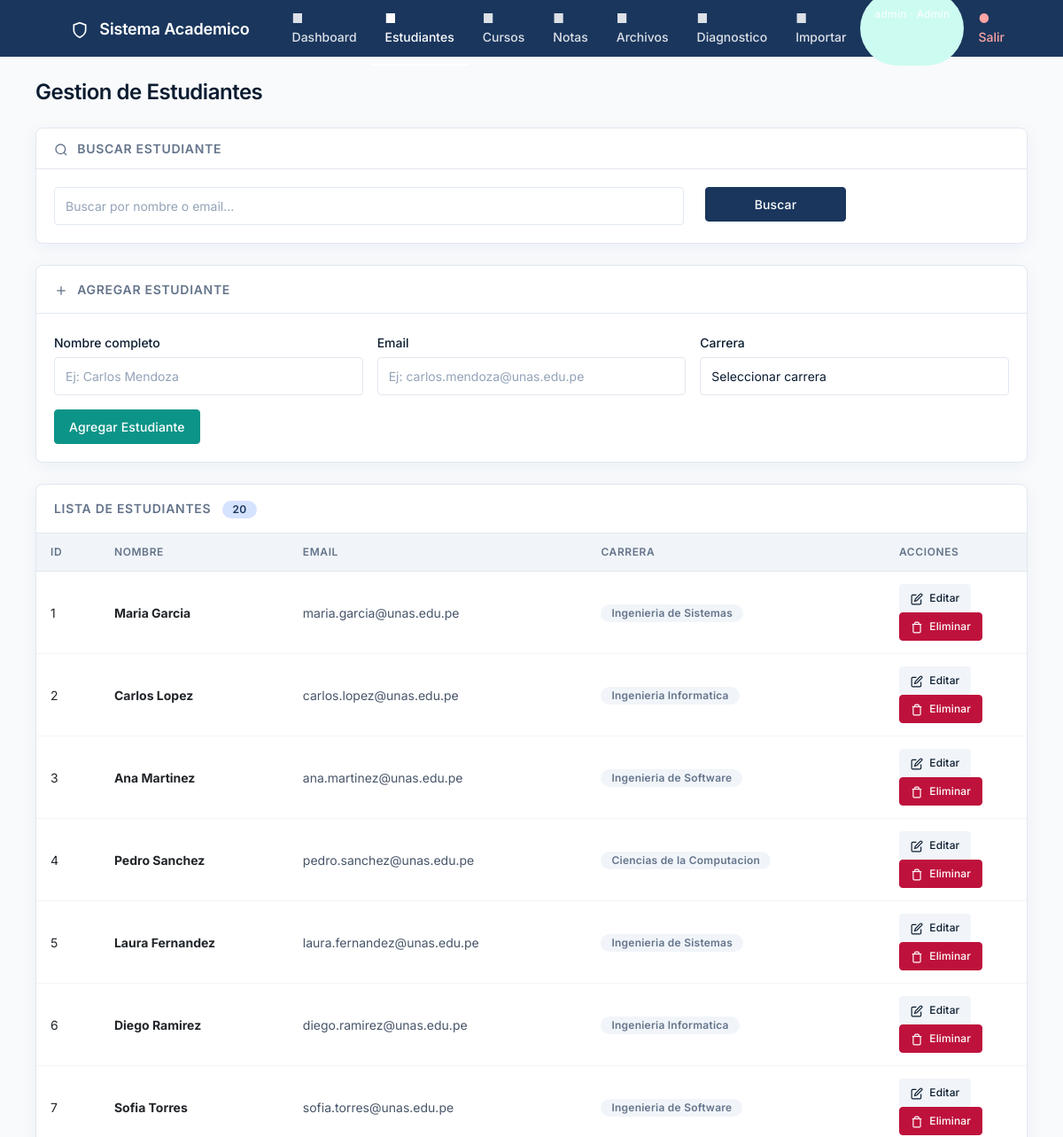
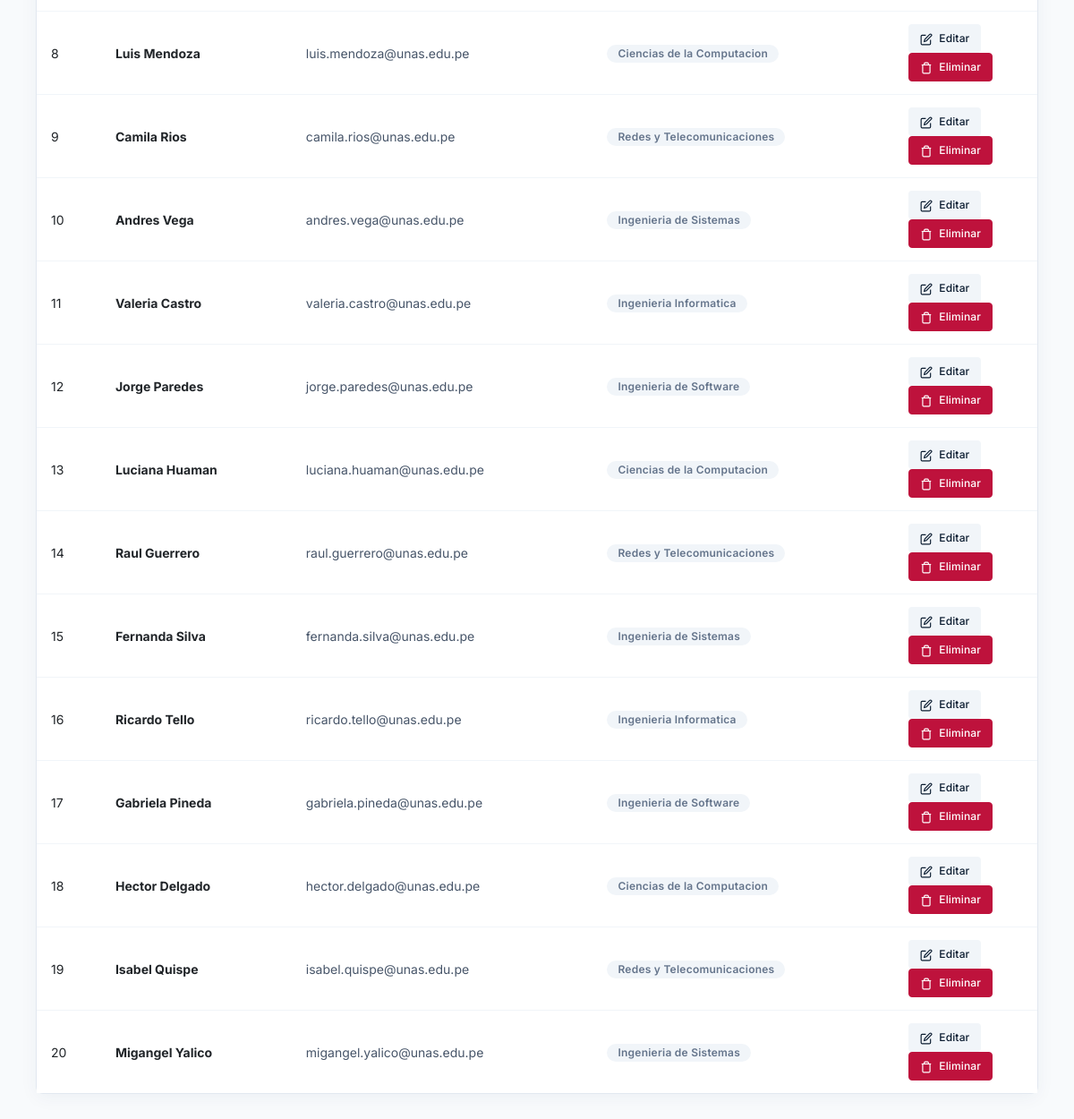
Page /estudiantes (signed in) on the committed database (2 pictures, top to bottom).
### tables this page shows
CREATE TABLE estudiantes (
    id INTEGER PRIMARY KEY AUTOINCREMENT,
    nombre TEXT NOT NULL,
    email TEXT NOT NULL UNIQUE,
    carrera TEXT NOT NULL
);

### app.py (the view)
@app.route('/estudiantes')
@login_required
def estudiantes():
    buscar = request.args.get('buscar', '').strip()
    conn = get_db()
    cursor = conn.cursor()
    if buscar:
        cursor.execute(
            "SELECT * FROM estudiantes WHERE nombre LIKE ? OR email LIKE ?",
            (f'%{buscar}%', f'%{buscar}%'),
        )
    else:
        cursor.execute("SELECT * FROM estudiantes")
    lista = cursor.fetchall()
    conn.close()
    return render_template('estudiantes.html', estudiantes=lista, buscar=buscar)

### app.py (called while the page is built)
def get_db():
    conn = sqlite3.connect(DB_PATH)
    conn.row_factory = sqlite3.Row
    return conn

def login_required(f):
    @wraps(f)
    def decorated(*args, **kwargs):
        if 'user_id' not in session:
            flash('Debe iniciar sesion', 'warning')
            return redirect(url_for('login'))
        return f(*args, **kwargs)
    return decorated

@app.after_request
def set_security_headers(response):
    response.headers['X-Content-Type-Options'] = 'nosniff'
    response.headers['X-Frame-Options'] = 'DENY'
    response.headers['X-XSS-Protection'] = '1; mode=block'
    response.headers['Content-Security-Policy'] = "default-src 'self'; style-src 'self' 'unsafe-inline' cdn.jsdelivr.net; script-src 'self' 'unsafe-inline' cdn.jsdelivr.net"
    response.headers['Strict-Transport-Security'] = 'max-age=31536000; includeSubDomains'
    response.headers['Referrer-Policy'] = 'strict-origin-when-cross-origin'
    return response

### templates/estudiantes.html (shortened to what this page needs)
{% extends "base.html" %}
{% block content %}
<div class="page-header">
    <h2>Gestion de Estudiantes</h2>
</div>
<div class="card search-card">
    <div class="card-header">
        <svg width="16" height="16" viewBox="0 0 24 24" fill="none" stroke="currentColor" stroke-width="2" style="margin-right:6px;vertical-align:middle;">
            <circle cx="11" cy="11" r="8"/><path d="m21 21-4.35-4.35"/>
        </svg>
        Buscar Estudiante
    </div>
    <div class="card-body">
        <form method="GET" action="{{ url_for('estudiantes') }}">
            <div class="row">
                <div class="col-md-8">
                    <input type="text" class="form-control" name="buscar" value="{{ buscar }}" placeholder="Buscar por nombre o email..." maxlength="100">
                </div>
                <div class="col-md-2">
                    <button class="btn btn-primary w-100" type="submit">Buscar</button>
                </div>
                <div class="col-md-2">
                </div>
            </div>
        </form>
    </div>
</div>
{% if session.get('rol') == 'admin' %}
<div class="card form-card">
    <div class="card-header">
        <svg width="16" height="16" viewBox="0 0 24 24" fill="none" stroke="currentColor" stroke-width="2" style="margin-right:6px;vertical-align:middle;">
            <line x1="12" y1="5" x2="12" y2="19"/><line x1="5" y1="12" x2="19" y2="12"/>
        </svg>
        Agregar Estudiante
    </div>
    <div class="card-body">
        <form method="POST" action="{{ url_for('crear_estudiante') }}">
            <div class="row g-3">
                <div class="col-md-4">
                    <label class="form-label">Nombre completo</label>
                    <input type="text" class="form-control" name="nombre" placeholder="Ej: Carlos Mendoza" required maxlength="100">
                </div>
                <div class="col-md-4">
                    <label class="form-label">Email</label>
                    <input type="email" class="form-control" name="email" placeholder="Ej: carlos.mendoza@unas.edu.pe" required maxlength="120">
                </div>
                <div class="col-md-4">
                    <label class="form-label">Carrera</label>
                    <select class="form-select" name="carrera" required>
                        <option value="">Seleccionar carrera</option>
                    </select>
                </div>
                <div class="col-12">
                    <button type="submit" class="btn btn-secure">Agregar Estudiante</button>
                </div>
            </div>
        </form>
    </div>
</div>
{% endif %}
<div class="card table-card">
    <div class="card-header">
        Lista de Estudiantes
        <span class="badge badge-primary" style="margin-left:8px;">{{ estudiantes|length }}</span>
    </div>
    <div class="card-body">
        {% if estudiantes %}
        <div class="table-responsive">
            <table class="table">
                <thead>
                    <tr>
                        <th>ID</th>
                        <th>Nombre</th>
                        <th>Email</th>
                        <th>Carrera</th>
                        <th style="width:160px;">Acciones</th>
                    </tr>
                </thead>
                <tbody>
                    {% for est in estudiantes %}
                    <tr>
                        <td>{{ est.id }}</td>
                        <td><strong>{{ est.nombre }}</strong></td>
                        <td style="color:var(--text-secondary);">{{ est.email }}</td>
                        <td><span class="badge badge-neutral">{{ est.carrera }}</span></td>
                        <td>
                            {% if session.get('rol') == 'admin' %}
                            <button class="btn btn-soft btn-sm" data-bs-toggle="modal" data-bs-target="#modal{{ est.id }}">
                                <svg width="14" height="14" viewBox="0 0 24 24" fill="none" stroke="currentColor" stroke-width="2" style="margin-right:4px;vertical-align:middle;">
                                    <path d="M11 4H4a2 2 0 0 0-2 2v14a2 2 0 0 0 2 2h14a2 2 0 0 0 2-2v-7"/>
                                    <path d="M18.5 2.5a2.121 2.121 0 0 1 3 3L12 15l-4 1 1-4 9.5-9.5z"/>
                                </svg>
                                Editar
                            </button>
                            <form method="POST" action="{{ url_for('eliminar_estudiante', id=est.id) }}" class="d-inline" onsubmit="return confirm('Eliminar este estudiante?')">
                                <button type="submit" class="btn btn-vulnerable btn-sm">
                                    <svg width="14" height="14" viewBox="0 0 24 24" fill="none" stroke="currentColor" stroke-width="2" style="margin-right:4px;vertical-align:middle;">
                                        <polyline points="3 6 5 6 21 6"/><path d="M19 6v14a2 2 0 0 1-2 2H7a2 2 0 0 1-2-2V6m3 0V4a2 2 0 0 1 2-2h4a2 2 0 0 1 2 2v2"/>
                                    </svg>
                                    Eliminar
                                </button>
                            </form>
                            {% else %}
                            <span class="badge badge-neutral">Solo lectura</span>
                            {% endif %}
                        </td>
                    </tr>
                    {% endfor %}
                </tbody>
            </table>
        </div>
        {% endif %}
    </div>
</div>
{% endblock %}

### templates/base.html (shortened to what this page needs)
<!DOCTYPE html>
<html lang="es">
<head>
    <link href="https://cdn.jsdelivr.net/npm/bootstrap@5.3.0/dist/css/bootstrap.min.css" rel="stylesheet">
    <link rel="stylesheet" href="{{ url_for('static', filename='css/style.css') }}">
</head>
<body>
    {% if session.get('user_id') %}
    <nav class="navbar navbar-expand-lg">
        <div class="app-container d-flex align-items-center w-100">
            <a class="navbar-brand text-white" href="{{ url_for('dashboard') }}">
                <svg width="20" height="20" viewBox="0 0 24 24" fill="none" stroke="currentColor" stroke-width="2" style="margin-right:8px">
                    <path d="M12 22s8-4 8-10V5l-8-3-8 3v7c0 6 8 10 8 10z"/>
                </svg>
                Sistema Academico
            </a>
            <div class="collapse navbar-collapse" id="navbarNav">
                <div class="navbar-nav ms-auto">
                    <a class="nav-link {% if request.path == '/dashboard' %}active{% endif %}" href="{{ url_for('dashboard') }}">
                        <span class="nav-link-icon">&#9632;</span> Dashboard
                    </a>
                    <a class="nav-link {% if request.path.startswith('/estudiantes') %}active{% endif %}" href="{{ url_for('estudiantes') }}">
                        <span class="nav-link-icon">&#9632;</span> Estudiantes
                    </a>
                    <a class="nav-link {% if request.path.startswith('/cursos') %}active{% endif %}" href="{{ url_for('cursos') }}">
                        <span class="nav-link-icon">&#9632;</span> Cursos
                    </a>
                    <a class="nav-link {% if request.path.startswith('/notas') %}active{% endif %}" href="{{ url_for('notas') }}">
                        <span class="nav-link-icon">&#9632;</span> Notas
                    </a>
                    <a class="nav-link {% if request.path.startswith('/archivos') %}active{% endif %}" href="{{ url_for('archivos') }}">
                        <span class="nav-link-icon">&#9632;</span> Archivos
                    </a>
                    {% if session.get('rol') == 'admin' %}
                    <a class="nav-link {% if request.path.startswith('/diagnostico') %}active{% endif %}" href="{{ url_for('diagnostico') }}">
                        <span class="nav-link-icon">&#9632;</span> Diagnostico
                    </a>
                    <a class="nav-link {% if request.path.startswith('/importar') %}active{% endif %}" href="{{ url_for('importar') }}">
                        <span class="nav-link-icon">&#9632;</span> Importar
                    </a>
                    {% endif %}
                    <span class="nav-link badge badge-{{ 'secure' if session.get('rol') == 'admin' else 'neutral' }}" style="font-size:12px;">
                    </span>
                    <a class="nav-link text-danger" href="{{ url_for('logout') }}">
                        <span class="nav-link-icon">&#9679;</span> Salir
                    </a>
                </div>
            </div>
        </div>
    </nav>
    {% endif %}
    <div class="main-content">
        <div class="app-container">
            {% block content %}{% endblock %}
        </div>
    </div>
</body>
</html>

### rows in the picture
estudiantes: id "1", nombre "Maria Garcia", email "maria.garcia@unas.edu.pe", carrera "Ingenieria de Sistemas"
estudiantes: id "2", nombre "Carlos Lopez", email "carlos.lopez@unas.edu.pe", carrera "Ingenieria Informatica"
estudiantes: id "3", nombre "Ana Martinez", email "ana.martinez@unas.edu.pe", carrera "Ingenieria de Software"
estudiantes: id "4", nombre "Pedro Sanchez", email "pedro.sanchez@unas.edu.pe", carrera "Ciencias de la Computacion"
estudiantes: id "5", nombre "Laura Fernandez", email "laura.fernandez@unas.edu.pe", carrera "Ingenieria de Sistemas"
estudiantes: id "6", nombre "Diego Ramirez", email "diego.ramirez@unas.edu.pe", carrera "Ingenieria Informatica"
estudiantes: id "7", nombre "Sofia Torres", email "sofia.torres@unas.edu.pe", carrera "Ingenieria de Software"
estudiantes: id "8", nombre "Luis Mendoza", email "luis.mendoza@unas.edu.pe", carrera "Ciencias de la Computacion"
estudiantes: id "9", nombre "Camila Rios", email "camila.rios@unas.edu.pe", carrera "Redes y Telecomunicaciones"
estudiantes: id "10", nombre "Andres Vega", email "andres.vega@unas.edu.pe", carrera "Ingenieria de Sistemas"
estudiantes: id "11", nombre "Valeria Castro", email "valeria.castro@unas.edu.pe", carrera "Ingenieria Informatica"
estudiantes: id "12", nombre "Jorge Paredes", email "jorge.paredes@unas.edu.pe", carrera "Ingenieria de Software"
estudiantes: id "13", nombre "Luciana Huaman", email "luciana.huaman@unas.edu.pe", carrera "Ciencias de la Computacion"
estudiantes: id "14", nombre "Raul Guerrero", email "raul.guerrero@unas.edu.pe", carrera "Redes y Telecomunicaciones"
estudiantes: id "15", nombre "Fernanda Silva", email "fernanda.silva@unas.edu.pe", carrera "Ingenieria de Sistemas"
estudiantes: id "16", nombre "Ricardo Tello", email "ricardo.tello@unas.edu.pe", carrera "Ingenieria Informatica"
estudiantes: id "17", nombre "Gabriela Pineda", email "gabriela.pineda@unas.edu.pe", carrera "Ingenieria de Software"
estudiantes: id "18", nombre "Hector Delgado", email "hector.delgado@unas.edu.pe", carrera "Ciencias de la Computacion"
estudiantes: id "19", nombre "Isabel Quispe", email "isabel.quispe@unas.edu.pe", carrera "Redes y Telecomunicaciones"
estudiantes: id "20", nombre "Migangel Yalico", email "migangel.yalico@unas.edu.pe", carrera "Ingenieria de Sistemas"

### other values in the picture
{{ estudiantes|length }} "20"
